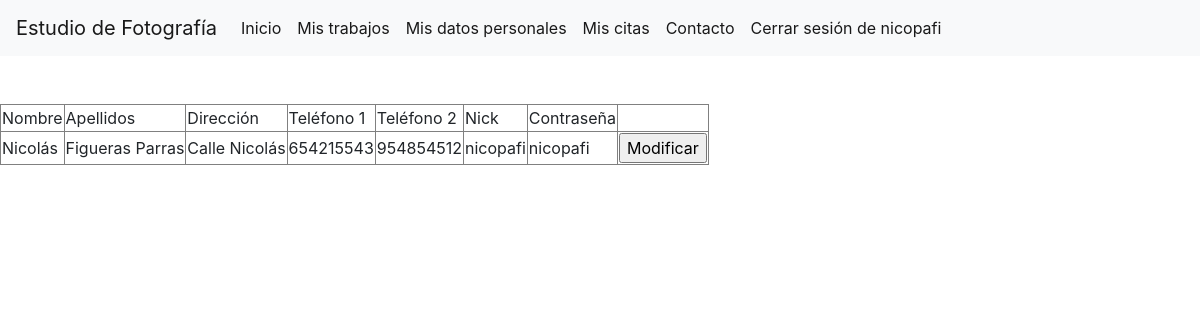
The app's page /Clientes/personalData.php (signed in) with its own data.
### tables this page shows
CREATE TABLE `clientes` (
  `id` bigint(20) UNSIGNED NOT NULL,
  `nombre` varchar(15) NOT NULL,
  `apellidos` varchar(20) NOT NULL,
  `direccion` varchar(50) NOT NULL,
  `telefono1` varchar(9) NOT NULL,
  `telefono2` varchar(9) DEFAULT NULL,
  `nick` varchar(15) NOT NULL,
  `contraseña` varchar(20) NOT NULL
);

### Clientes/personalData.php (the view, shortened to what this page needs)
<!DOCTYPE html>
<html>
    <head>
    </head>
    <body>
        <?php
            if(isset($_COOKIE['sesion']) && isset($_SESSION['user'])){
                if($_SESSION['user']=='admin'){
                    header('../index.php');
                }else{
                    include('../NavBar/navBarClient.php');
                }
            }else{
                header('../Acceder/error.php');
            }
        ?>
        <br><br>
        <?php
            $db = connectDb();
            $id_user = $_SESSION['id_user'];
            $consulta=mysqli_query($db,"SELECT * FROM clientes where id=$id_user");
            function imprimirTabla($consulta_var){
                if($row = mysqli_fetch_array($consulta_var)){
                    echo "<table border=1>";
                    echo "<tr>";
                        echo "<td>Nombre</td>";
                        echo "<td>Apellidos</td>";
                        echo "<td>Dirección</td>";
                        echo "<td>Teléfono 1</td>";
                        echo "<td>Teléfono 2</td>";
                        echo "<td>Nick</td>";
                        echo "<td>Contraseña</td>";
                    echo "</tr>";
                    echo "<form method='post'>";
                        echo "<tr>";
                            echo "<td>".$row["nombre"]."</td>";
                            echo "<td>".$row["apellidos"]."</td>";
                            echo "<td>".$row["direccion"]."</td>";
                            echo "<td>".$row["telefono1"]."</td>";
                            echo "<td>".$row["telefono2"]."</td>";
                            echo "<td>".$row["nick"]."</td>";
                            echo "<td>".$row["contraseña"]."</td>";
                            echo "<td><input type='submit' name='submit' value='Modificar'></td>";
                            echo "</form>";
                    echo "</table>";
                }
            }
            imprimirTabla($consulta);
        ?>
    </body>
</html>

### records on screen
clientes: nombre "Nicolás", apellidos "Figueras Parras", direccion "Calle Nicolás", telefono1 "654215543", telefono2 "954854512", nick "nicopafi", contraseña "nicopafi"

### other values on screen
$_SESSION[user] "nicopafi"
